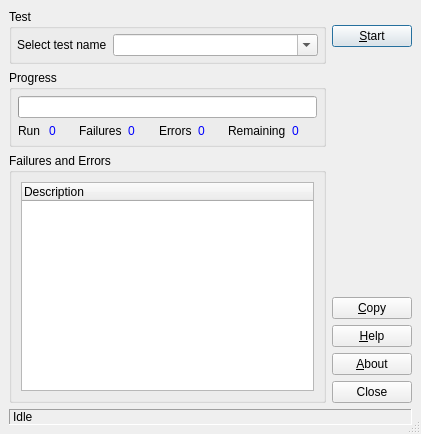
<?xml version="1.0" encoding="UTF-8"?>
<ui version="4.0">
 <author/>
 <comment/>
 <exportmacro/>
 <class>TestGui::UnitTest</class>
 <widget class="QDialog" name="TestGui::UnitTest">
  <property name="geometry">
   <rect>
    <x>0</x>
    <y>0</y>
    <width>421</width>
    <height>434</height>
   </rect>
  </property>
  <property name="windowTitle">
   <string>CivilCvCAD Unit Test</string>
  </property>
  <property name="sizeGripEnabled">
   <bool>true</bool>
  </property>
  <layout class="QGridLayout">
   <property name="margin">
    <number>9</number>
   </property>
   <property name="spacing">
    <number>6</number>
   </property>
   <item row="0" column="0">
    <widget class="QGroupBox" name="buttonGroup1">
     <property name="title">
      <string>Test</string>
     </property>
     <layout class="QHBoxLayout">
      <property name="margin">
       <number>5</number>
      </property>
      <property name="spacing">
       <number>6</number>
      </property>
      <item>
       <widget class="QLabel" name="textLabelTest">
        <property name="text">
         <string>Select test name</string>
        </property>
       </widget>
      </item>
      <item>
       <widget class="QComboBox" name="comboTests">
        <property name="sizePolicy">
         <sizepolicy>
          <hsizetype>3</hsizetype>
          <vsizetype>0</vsizetype>
          <horstretch>0</horstretch>
          <verstretch>0</verstretch>
         </sizepolicy>
        </property>
        <property name="editable">
         <bool>true</bool>
        </property>
        <property name="duplicatesEnabled">
         <bool>false</bool>
        </property>
       </widget>
      </item>
     </layout>
    </widget>
   </item>
  <item rowspan="3" row="0" column="1">
    <layout class="QVBoxLayout">
     <property name="margin">
      <number>0</number>
     </property>
     <property name="spacing">
      <number>6</number>
     </property>
     <item>
      <spacer>
       <property name="orientation">
        <enum>Qt::Vertical</enum>
       </property>
       <property name="sizeType">
        <enum>QSizePolicy::Fixed</enum>
       </property>
       <property name="sizeHint">
        <size>
         <width>20</width>
         <height>16</height>
        </size>
       </property>
      </spacer>
     </item>
     <item>
      <widget class="QPushButton" name="startButton">
       <property name="text">
        <string>&amp;Start</string>
       </property>
       <property name="shortcut">
        <string>Alt+S</string>
       </property>
       <property name="autoDefault">
        <bool>true</bool>
       </property>
       <property name="default">
        <bool>true</bool>
       </property>
      </widget>
     </item>
     <item>
      <spacer>
       <property name="orientation">
        <enum>Qt::Vertical</enum>
       </property>
       <property name="sizeType">
        <enum>QSizePolicy::Expanding</enum>
       </property>
       <property name="sizeHint">
        <size>
         <width>77</width>
         <height>141</height>
        </size>
       </property>
      </spacer>
     </item>
     <item>
      <widget class="QPushButton" name="copyButton">
       <property name="text">
        <string>&amp;Copy</string>
       </property>
       <property name="shortcut">
        <string>Ctrl+C</string>
       </property>
       <property name="autoDefault">
        <bool>true</bool>
       </property>
      </widget>
     </item>
     <item>
      <widget class="QPushButton" name="helpButton">
       <property name="text">
        <string>&amp;Help</string>
       </property>
       <property name="shortcut">
        <string>F1</string>
       </property>
       <property name="autoDefault">
        <bool>true</bool>
       </property>
      </widget>
     </item>
     <item>
      <widget class="QPushButton" name="aboutButton">
       <property name="text">
        <string>&amp;About</string>
       </property>
       <property name="shortcut">
        <string>Alt+A</string>
       </property>
       <property name="autoDefault">
        <bool>true</bool>
       </property>
      </widget>
     </item>
     <item>
      <widget class="QPushButton" name="closeButton">
       <property name="text">
        <string>Close</string>
       </property>
       <property name="shortcut">
        <string>Alt+C</string>
       </property>
       <property name="autoDefault">
        <bool>true</bool>
       </property>
      </widget>
     </item>
    </layout>
   </item>
   <item row="1" column="0">
    <widget class="QGroupBox" name="groupBox1">
     <property name="title">
      <string>Progress</string>
     </property>
     <layout class="QGridLayout">
      <property name="margin">
       <number>6</number>
      </property>
      <property name="spacing">
       <number>6</number>
      </property>
      <item row="0" column="0" colspan="8">
       <widget class="QProgressBar" name="progressBar">
        <property name="orientation">
         <enum>Qt::Horizontal</enum>
        </property>
       </widget>
      </item>
      <item row="1" column="0">
       <widget class="QLabel" name="textLabelRun">
        <property name="text">
         <string>Run</string>
        </property>
       </widget>
      </item>
     <item row="1" column="1">
       <widget class="QLabel" name="textLabelRunCt">
        <property name="text">
         <string notr="true">&lt;font color="#0000ff"&gt;0&lt;/font&gt;</string>
        </property>
        <property name="alignment">
         <set>Qt::AlignVCenter</set>
        </property>
       </widget>
      </item>
      <item row="1" column="2">
       <widget class="QLabel" name="textLabelFail">
        <property name="text">
         <string>Failures</string>
        </property>
       </widget>
      </item>
      <item row="1" column="3">
       <widget class="QLabel" name="textLabelFailCt">
        <property name="text">
         <string notr="true">&lt;font color="#0000ff"&gt;0&lt;/font&gt;</string>
        </property>
        <property name="alignment">
         <set>Qt::AlignVCenter</set>
        </property>
       </widget>
      </item>
      <item row="1" column="4">
       <widget class="QLabel" name="textLabelErr">
        <property name="text">
         <string>Errors</string>
        </property>
       </widget>
      </item>
      <item row="1" column="5">
       <widget class="QLabel" name="textLabelErrCt">
        <property name="text">
         <string notr="true">&lt;font color="#0000ff"&gt;0&lt;/font&gt;</string>
        </property>
        <property name="alignment">
         <set>Qt::AlignVCenter</set>
        </property>
       </widget>
      </item>
      <item row="1" column="6">
       <widget class="QLabel" name="textLabelRem">
        <property name="text">
         <string>Remaining</string>
        </property>
       </widget>
      </item>
      <item row="1" column="7">
       <widget class="QLabel" name="textLabelRemCt">
        <property name="text">
         <string notr="true">&lt;font color="#0000ff"&gt;0&lt;/font&gt;</string>
        </property>
        <property name="alignment">
         <set>Qt::AlignVCenter</set>
        </property>
       </widget>
      </item>
      </layout>
    </widget>
   </item>
   <item row="2" column="0">
    <widget class="QGroupBox" name="groupBox2">
     <property name="title">
      <string>Failures and Errors</string>
     </property>
     <layout class="QGridLayout">
      <property name="margin">
       <number>9</number>
      </property>
      <property name="spacing">
       <number>6</number>
      </property>
      <item row="0" column="0">
       <widget class="QTreeWidget" name="treeViewFailure">
        <property name="rootIsDecorated">
         <bool>false</bool>
        </property>
        <column>
         <property name="text">
          <string>Description</string>
         </property>
        </column>
       </widget>
      </item>
     </layout>
    </widget>
   </item>
   <item row="3" column="0" colspan="2">
    <widget class="QLabel" name="textLabelStatus">
     <property name="frameShape">
      <enum>QFrame::Panel</enum>
     </property>
     <property name="frameShadow">
      <enum>QFrame::Sunken</enum>
     </property>
     <property name="text">
      <string>Idle</string>
     </property>
    </widget>
   </item>
   </layout>
 </widget>
 <layoutdefault spacing="6" margin="11"/>
 <tabstops>
  <tabstop>comboTests</tabstop>
  <tabstop>startButton</tabstop>
  <tabstop>treeViewFailure</tabstop>
  <tabstop>copyButton</tabstop>
  <tabstop>helpButton</tabstop>
  <tabstop>aboutButton</tabstop>
  <tabstop>closeButton</tabstop>
 </tabstops>
 <resources/>
 <connections>
  <connection>
   <sender>closeButton</sender>
   <signal>clicked()</signal>
   <receiver>TestGui::UnitTest</receiver>
   <slot>close()</slot>
   <hints>
    <hint type="sourcelabel">
     <x>376</x>
     <y>421</y>
    </hint>
    <hint type="destinationlabel">
     <x>214</x>
     <y>252</y>
    </hint>
   </hints>
  </connection>
 </connections>
</ui>
